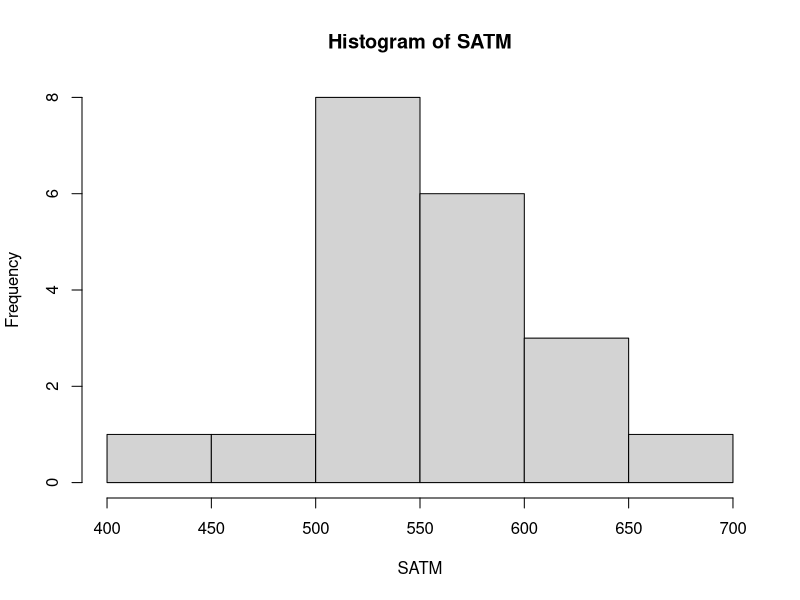
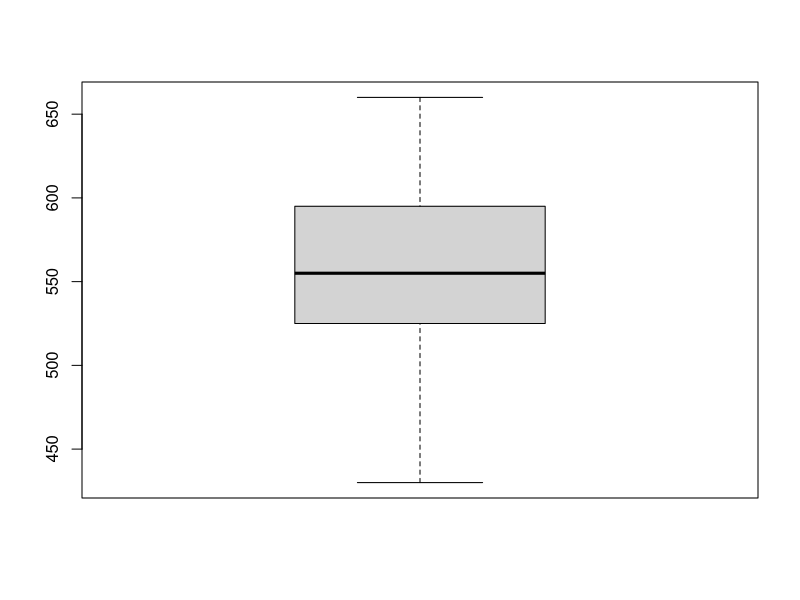
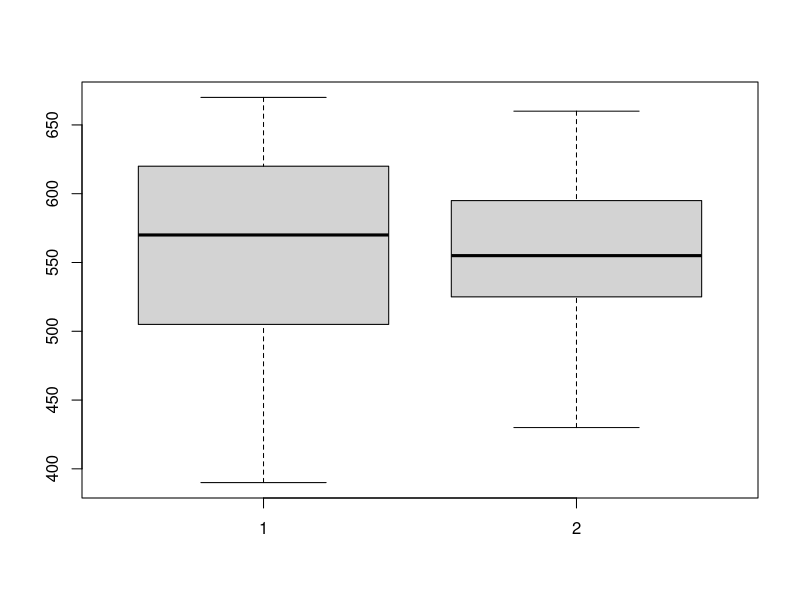
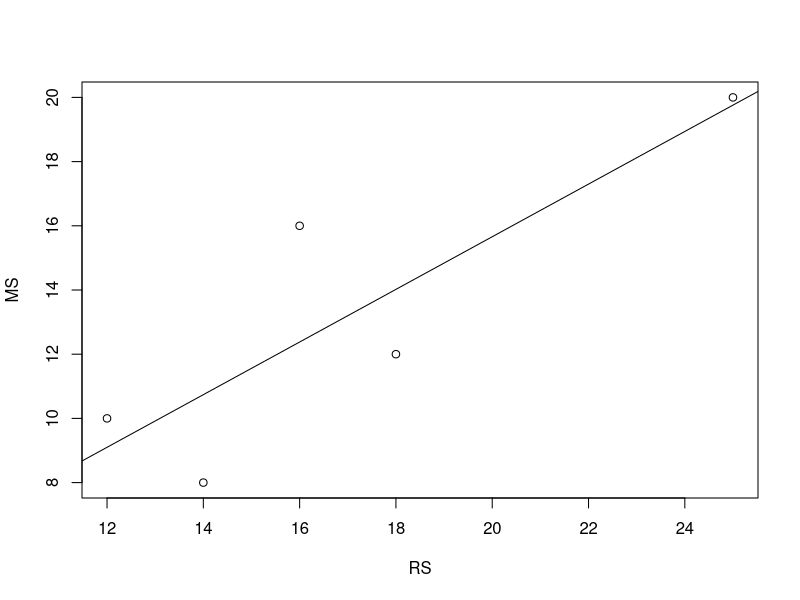
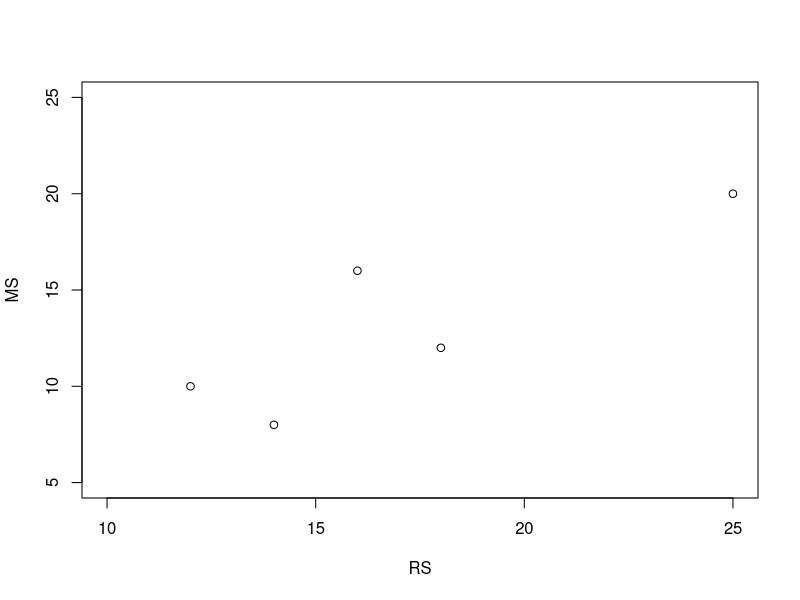
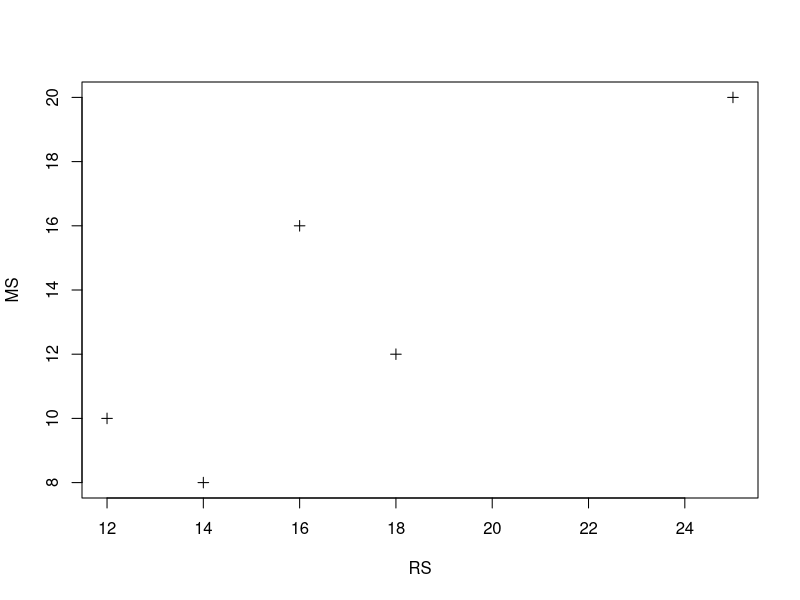
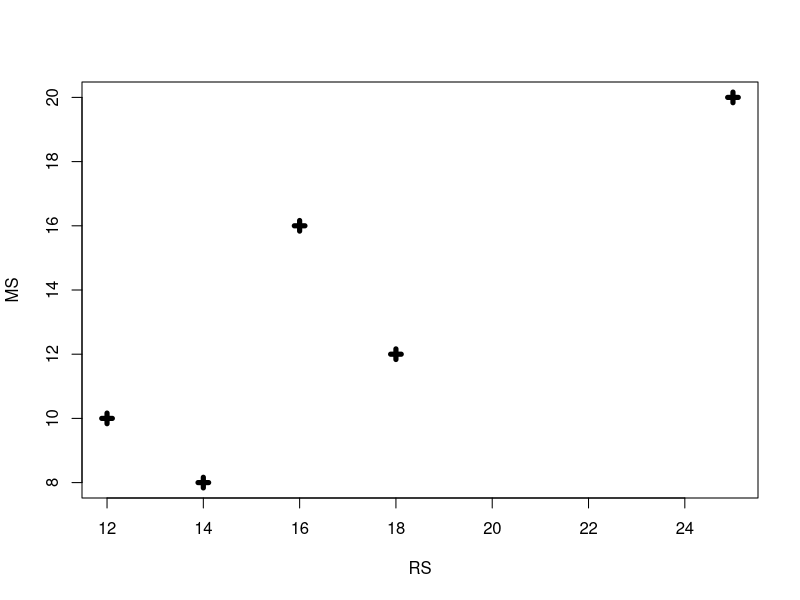
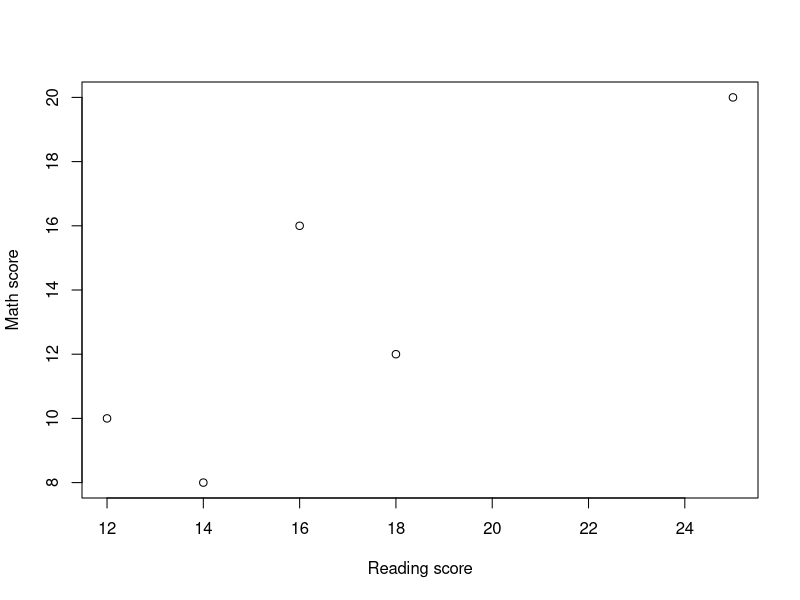

Source code (R) for these figures, in order:
## ---- chunk 1
SATGPA20R = read.table("SATGPA20.txt", header = T)
SATGPA20R
## ---- chunk 2
apply(SATGPA20R, 2, mean)
attach(SATGPA20R) # Make objects in SATGPA20R searchable
mean(GPA)
## ---- chunk 3
IQ = c(110, 95, 140, 89, 102)
CS = c(59, 40, 62, 40, 55)		
WQ = c(2, 4, 5, 1, 3)
all_data = data.frame(IQ, CS, WQ)
all_data
apply(all_data, 2, mean)
## ---- chunk 4
data = c(2, 4, 6, NA, 10)
mean(data, na.rm = T)
## ---- chunk 5
SATGPA25R = read.table("SATGPA25.txt", header = T)
SATGPA25R
apply(SATGPA25R, 2, mean, na.rm = T)
## ---- chunk 6
hist(SATM)
boxplot(SATM)
boxplot(SATV, SATM)
## ---- chunk 7
RS = c(12, 14, 16, 18, 25)  # x
MS = c(10, 8, 16, 12, 20)   # y
plot(RS, MS)
# Line of best fit
res = lm(MS~RS) # fitting linear model
abline(res)
## ---- chunk 8
plot(RS, MS, xlim = c(10,25), ylim = c(5, 25))
plot(RS, MS, pch = 3)
plot(RS, MS, pch = 3, lwd = 5)
plot(RS, MS, xlab = "Reading score", ylab = "Math score")
